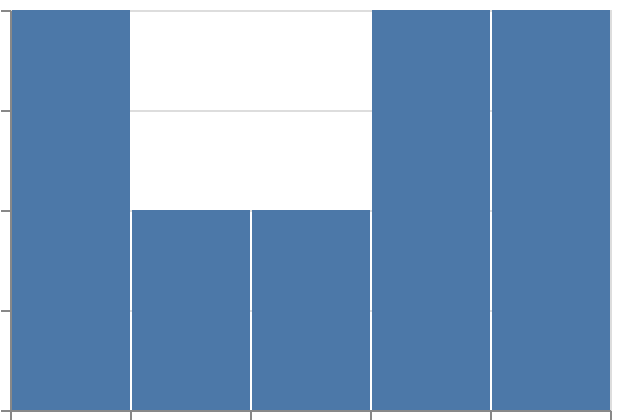

Write a Vega-Lite specification for this figure.
### Vega-Lite specification from a JSON file in a GitHub repository (floating-point values rounded to 4 significant figures)
{"$schema": "https://vega.github.io/schema/vega-lite/v6.json", "padding": 5, "autosize": "none", "width": 300, "height": 200, "data": {"name": "table", "values": [{"c": "A", "g": "p", "x": 1, "y": 2, "v": 5, "t": "2024-01-15", "o": {"v": 3}, "IMDB Rating": 6.1, "d": "x1"}, {"c": "B", "g": "q", "x": 2, "y": 4, "v": 9, "t": "2024-02-20", "o": {"v": 7}, "IMDB Rating": 7.4, "d": "x2"}, {"c": "A", "g": "q", "x": 3, "y": 3, "v": 2, "t": "2024-03-05", "o": {"v": 1}, "IMDB Rating": 5.2, "d": "x1"}, {"c": "C", "g": "p", "x": 4, "y": 6, "v": 7, "t": "2024-05-30", "o": {"v": 4}, "IMDB Rating": 8.8, "d": "x3"}, {"c": "B", "g": "p", "x": 5, "y": 5, "v": 4, "t": "2024-07-11", "o": {"v": 9}, "IMDB Rating": 6.9, "d": "x2"}, {"c": "C", "g": "q", "x": 6, "y": 8, "v": 6, "t": "2024-09-02", "o": {"v": 2}, "IMDB Rating": 7.7, "d": "x3"}, {"c": "A", "g": "p", "x": 7, "y": 7, "v": 8, "t": "2024-11-25", "o": {"v": 5}, "IMDB Rating": 4.4, "d": "x1"}, {"c": "B", "g": "q", "x": 8, "y": 9, "v": 3, "t": "2024-12-31", "o": {"v": 8}, "IMDB Rating": 9.1, "d": "x2"}]}, "mark": "bar", "encoding": {"x": {"field": "IMDB Rating", "type": "quantitative", "bin": {"nice": false, "maxbins": 5}}, "y": {"aggregate": "count", "type": "quantitative"}}}
